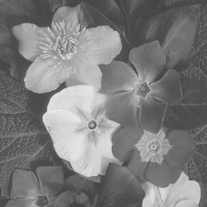
#> input picture Data/Q1/flowers.png, 207 x 207 px, shrunk from 512 x 512 before the run, found by its file name
$ jupyter execute --allow-errors IP-HW1.ipynb
#> lines starting #> are read from the running program, lines starting #| are printed output that depends on the picture
# Image Processing: Assignment #1
## Submission date: 10/11/2026, 23:59.
### Topics:
- Image Acquisition
- Image Histograms
- Point Operations

**Submitted by:**

- **Student 1 - Ron Benjano, 208980532**
- **Student 2 - Name, ID**

### Assignment Instructions

- Submissions must be completed **in pairs only**. Include both students' full names and ID numbers at the top of the notebook.

- Keep your code **clean, concise, and readable**.

- You may work in your preferred IDE, but you **must** paste your final code into the **corresponding notebook cells** and run it there.

- **Write all textual answers in red** (e.g., using `<span style="color:red">your answer here</span>`).

- All figures, printed results, and other outputs must remain visible in the notebook. **Run all cells** before submitting, and **do not clear the outputs**.

- Use **relative file paths only**. Do not include absolute paths specific to your local machine.

**Important:** The use of ChatGPT and other AI tools is permitted. However, your solutions must rely **only on methods and concepts covered in the course**, and you must **fully understand and be able to explain every part of your submission**. You are responsible for the correctness and originality of your work. Plagiarism or violations of this policy may result in **a grade of zero and disciplinary action**.

Run the setup cell below before starting the assignment.
It will import all required libraries, load the dataset, and define helper functions used in later cells.

[cell 1]
# -- Setup --

# Importing Libraries
import os, re
import numpy as np
import cv2 as cv
import matplotlib.pyplot as plt
import matplotlib.patches as patches
from pathlib import Path
import math, zipfile

try:
    from google.colab import files
except ImportError:
    files = None  # For running the notebook locally

plt.rcParams['figure.figsize'] = (6, 4)
plt.rcParams['image.cmap'] = 'gray'


def _ensure_data_root():
    """Locate Data/ or extract Data.zip (supports Colab and local notebooks)."""
    for folder in ("/content/Data", "./Data"):
        if os.path.isdir(folder):
            return os.path.abspath(folder)

    for archive, location in (("/content/Data.zip", "/content"),
                              ("./Data.zip", ".")):
        if os.path.isfile(archive):
            with zipfile.ZipFile(archive, 'r') as z:
                z.extractall(location)
            folder = os.path.join(location, 'Data')
            if os.path.isdir(folder):
                return os.path.abspath(folder)

    if files is not None:
        print("Please upload Data.zip")
        uploaded = files.upload()
        assert 'Data.zip' in uploaded, "Please upload a file named Data.zip"
        return _ensure_data_root()

    raise FileNotFoundError("Place the supplied Data.zip next to this notebook and rerun.")


DATA_ROOT = _ensure_data_root()
data_root_q1 = os.path.join(DATA_ROOT, "Q1")
data_root_q2 = os.path.join(DATA_ROOT, "Q2")

# --- Helper functions ---

def imread_gray(path):
    """Read an image as uint8 grayscale, raise an error if missing."""
#> called with path = '/content/Data/Q1/flowers.png'
    img = cv.imread(str(path), cv.IMREAD_GRAYSCALE)
#> img is the input picture: shape (207, 207); min 64, max 235, mean 124.4
    if img is None:
        raise FileNotFoundError(f"Could not read image: {path}")
    return img


# [6 lines left out: function show_side_by_side, not called in this run]


images_q1 = {
    'flowers': imread_gray(os.path.join(data_root_q1, 'flowers.png')),
    'xray': imread_gray(os.path.join(data_root_q1, 'Xray.png')),
    'building': imread_gray(os.path.join(data_root_q1, 'building.png')),
}
#> call 2 of imread_gray, with path = '/content/Data/Q1/Xray.png'
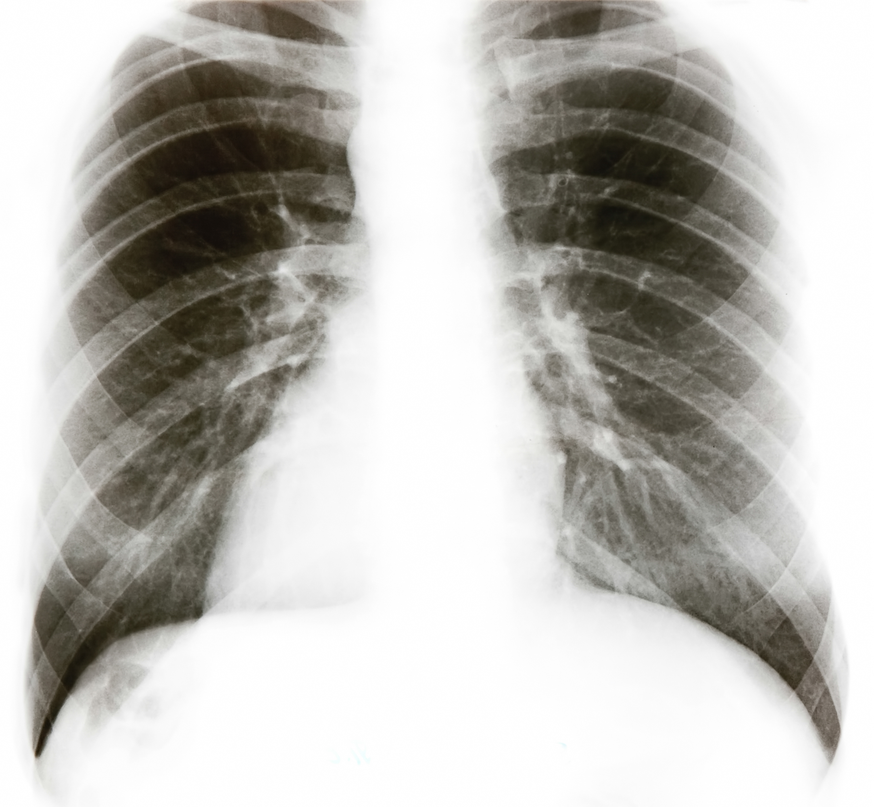
#> input picture Data/Q1/xray.png, 874 x 807 px, shrunk from 2167 x 2000 before the run, found by its file name
#> call 3 of imread_gray, with path = '/content/Data/Q1/building.png'
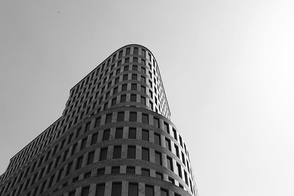
#> input picture Data/Q1/building.png, 294 x 196 px, shrunk from 728 x 485 before the run, found by its file name
#> in imread_gray, img is the input picture: shape (196, 294); min 0, max 255, mean 167.6

print("Dataset loaded successfully:", DATA_ROOT)

## Question 1 - Histograms, Contrast, and Focus (40 Points)

In this question we will explore what we can learn from an image's histogram, and how we can use histograms to change its appearance. We will start by calculating histogram statistics, continue with contrast enhancement and histogram matching, and finally examine whether histograms can help us measure image focus.

You will use the functions you implement in the first sections throughout the question.

### Histogram Statistics

As we learned in class, a histogram counts how many pixels have each gray level. By dividing these counts by the total number of pixels, we obtain the **normalized histogram**, $P(k)$, which gives the probability of observing intensity $k$.

We can use it to describe an image using a few simple statistics:

- **Mean** - the average image intensity (how bright or dark the image is overall).
- **Standard deviation** - how spread out the intensity values are.
- **Entropy** - the uncertainty or information content in the distribution of gray levels.

As we learned in class, entropy is calculated from the normalized histogram:

$$
\mathrm{Entropy}(I) = -\sum_{k:P(k)>0} P(k)\log_2 P(k)
$$

We will also calculate the **Cumulative Distribution Function (CDF)**, which adds up the histogram probabilities up to each gray level. We will need it in the next sections.

In the next cell, implement the following functions:

**`histogram(img)`** - returns an array of 256 intensity counts.

**`hist_stats(img)`** - returns the histogram, normalized CDF, mean, standard deviation, and entropy (in this order).

Calculate the statistics **from the histogram**. You may use `np.bincount` and `np.cumsum`, but not `np.mean`, `np.std`, or a built-in entropy function. Ignore bins with zero probability when calculating entropy.

[cell 2]
def histogram(img: np.ndarray) -> np.ndarray:
    """Return an array of 256 intensity counts for a uint8 grayscale image."""
    hist = np.zeros(256, dtype=np.int32)
    for i in range(img.shape[0]): #rows
        for j in range(img.shape[1]): #columns
            hist[img[i, j]] += 1
    return hist

def hist_stats(img: np.ndarray):
    """Return (hist, cdf, mean, std, entropy) computed from the histogram."""
    hist = histogram(img)
    # Compute probability histogram
    prob_hist = hist / np.sum(hist)

    cdf = np.cumsum(prob_hist)
    mean = np.sum(np.arange(256) * prob_hist)
    std = np.sqrt(np.sum((np.arange(256) - mean) ** 2 * prob_hist))
    entropy = -np.sum(prob_hist[prob_hist > 0] * np.log2(prob_hist[prob_hist > 0]))
    return hist, cdf, mean, std, entropy

Now, let's test your implementation on the three images from the dataset.

Run the next cell to display the images and their histograms, and print the mean, standard deviation, and entropy of each one. The cell will also check that the histogram contains the correct number of pixels and that the final CDF value is 1.

[cell 3]
for name, img in images_q1.items():
    hist, F, mu, sigma, H = hist_stats(img)
    assert int(hist.sum()) == img.size
    assert np.isclose(F[-1], 1.0)
    print(f"{name:9s}  mean={mu:7.2f}  std={sigma:7.2f}  entropy={H:6.3f}")
    fig, axes = plt.subplots(1, 2, figsize=(11, 3.4))
    axes[0].imshow(img, cmap='gray', vmin=0, vmax=255)
    axes[0].set_title(name); axes[0].axis('off')
    axes[1].bar(np.arange(256), hist, width=1, color='gray')
    axes[1].set(xlim=(0,255), xlabel='Intensity', ylabel='Pixel count',
                title='Intensity histogram')
    plt.tight_layout(); plt.show()
#> this loop made 3 passes
#> (name, mean in hist_stats, std in hist_stats, entropy in hist_stats, mu, sigma, H) on passes 1 to 3: ('flowers', 124.4, 45.44, 7.03, 124.4, 45.44, 7.03), ('xray', 189.1, 74.86, 6.58, 189.1, 74.86, 6.58), ('building', 167.6, 77.08, 7.34, 167.6, 77.08, 7.34)
#> (printed output is left out)
#> pass 1, `plt.tight_layout()`:
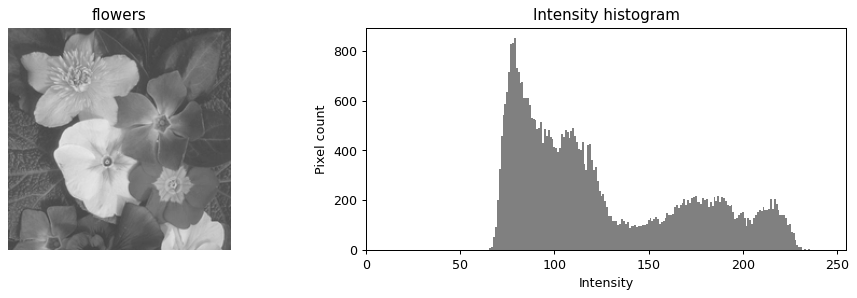
#> figure drawn by matplotlib, 2 panels; panel 2: tallest bar 850 high, from x = 78.5 to 79.5

<font color='red'><b>Answer the following questions:</b>

1. Which image has the highest entropy? Does this necessarily mean it has the best visual quality? Explain using the images and their histograms.

2. If we shuffle the pixels of an image to different locations, would its mean, standard deviation, or entropy change? Would the histogram still look the same? What does this tell us about histograms?

</font>

<span style="color:red">
ANSWERS

1. The building image has the highest entropy.

   No, histogram entropy specifies the uncertainty in the image's pixel values.

   The X-ray image has the lowest entropy, as most of its pixels are white, which reduces the uncertainty in the pixel values.

   However, the building and flower images have similar histogram entropies, as their histograms are more evenly distributed, making the pixel values less predictable.

2. Histograms are spatially ignorant, meaning shuffling the pixels doesn't affect the histogram, as the count of each pixel value remains the same.

   The mean, standard deviation, and entropy will remain the same, as we calculate them from the histogram.

</span>

### Histogram Shaping

In this section, we will use the histogram to improve image contrast. If most pixel values occupy a small part of the intensity range, we can stretch them to use more of the available gray levels.

Instead of using the minimum and maximum intensities, we will use **percentiles** to avoid letting a few very dark or bright pixels control the entire mapping.

In the next cell, implement `percentile_stretch`:

- Use the CDF to find the intensity levels corresponding to the given lower and upper percentiles.
- Build a **lookup table (LUT)** that maps the lower level to 0 and the upper level to 255, with a linear mapping between them. Values outside the range should be clipped.
- Apply the LUT to the image and return the transformed image, the LUT, and the two chosen intensity levels.

Use `np.rint` to round the values. If the two levels are equal, leave the image unchanged and return the identity LUT. Do not use a built-in contrast stretching function.

[cell 4]
def percentile_stretch(img: np.ndarray, low_pct: float = 5, high_pct: float = 95):
    """Return (stretched_image, uint8_LUT, (low_level, high_level))."""
    if not (0 <= low_pct < high_pct <= 100):
        raise ValueError("Require 0 <= low_pct < high_pct <= 100")

    # TODO: use the CDF you already implemented to select the two levels
    _, cdf, _, _, _ = hist_stats(img)
    low_level = np.searchsorted(cdf, low_pct / 100)
    high_level = np.searchsorted(cdf, high_pct / 100)

    if low_level == high_level:
        return img.copy(), np.arange(256, dtype=np.uint8), (low_level, high_level)

    # TODO: construct and apply a 256-entry monotone LUT
    lut = np.zeros(256, dtype=np.uint8)
    values = np.linspace(0, 255, high_level - low_level + 1)
    lut[low_level:high_level + 1] = np.rint(values).astype(np.uint8)
    lut[high_level + 1:] = 255 #clip everything above high_level to 255
    stretched_image = lut[img]

    return stretched_image, lut, (low_level, high_level)

Now, let's put your implementation to the test.

Apply your function to the **flowers** and **xray** images using percentile ranges `(2, 98)` and `(10, 90)`. The next cell will display the results, their histograms, and the mapping functions. It will also print the entropy before and after each transformation.

[cell 5]
for name in ('flowers', 'xray'):
    img = images_q1[name]
    out_2, lut_2, levels_2 = percentile_stretch(img, 2, 98)
    out_10, lut_10, levels_10 = percentile_stretch(img, 10, 90)

    print(f"{name}: 2–98 levels={levels_2}; 10–90 levels={levels_10}")
    entropy_original = hist_stats(img)[-1]
    entropy_2 = hist_stats(out_2)[-1]
    entropy_10 = hist_stats(out_10)[-1]
    print(f"Entropy — Original: {entropy_original:.3f}, "
          f"2–98: {entropy_2:.3f}, 10–90: {entropy_10:.3f}")
    fig, axes = plt.subplots(1, 3, figsize=(12, 3))
    for ax, (title, arr) in zip(axes, [
        ('Original', img), ('2–98 stretch', out_2), ('10–90 stretch', out_10)]):
        ax.imshow(arr, cmap='gray', vmin=0, vmax=255)
        ax.set_title(title); ax.axis('off')
    plt.tight_layout(); plt.show()

    fig, axes = plt.subplots(1, 2, figsize=(11, 3))
    axes[0].plot(np.arange(256), lut_2, label='2–98')
    axes[0].plot(np.arange(256), lut_10, label='10–90')
    axes[0].set(xlabel='Input intensity', ylabel='Output intensity', title='Mapping LUTs')
    axes[0].legend()
    axes[1].hist(out_2.ravel(), bins=256, range=(0,256), alpha=.6, label='2–98')
    axes[1].hist(out_10.ravel(), bins=256, range=(0,256), alpha=.5, label='10–90')
    axes[1].set(xlabel='Output intensity', ylabel='Pixel count', title='Output histograms')
    axes[1].legend()
    plt.tight_layout(); plt.show()
#> this loop made 2 passes
#> (levels_2, entropy_original, entropy_2) on passes 1 to 2: ((72, 220), 7.03, 6.89), ((31, 255), 6.58, 6.49)
#> (printed output is left out)
#> pass 1, in percentile_stretch, `stretched_image = lut[img]`:
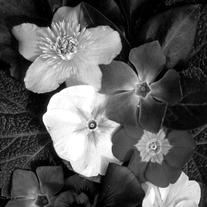
#> stretched_image: shape (207, 207); min 0, max 255, mean 90.2
#> pass 1, in percentile_stretch (call 2), `stretched_image = lut[img]`:
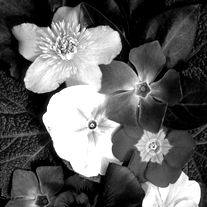
#> stretched_image: shape (207, 207); min 0, max 255, mean 97.4
#> pass 1, `plt.tight_layout()`:
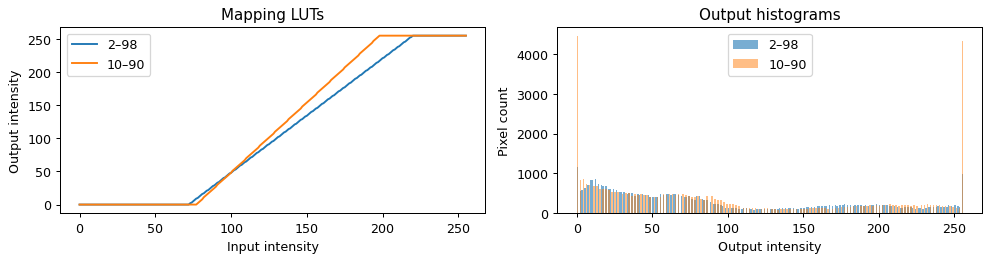
#> figure drawn by matplotlib, 2 panels; panel 1: curve peaks at x = 220, y = 255; panel 1: curve peaks at x = 198, y = 255; panel 2: tallest bar 1152 high, from x = 0 to 1; panel 2: tallest bar 4456 high, from x = 0 to 1
#> pass 2, in percentile_stretch (call 4), `stretched_image = lut[img]`:
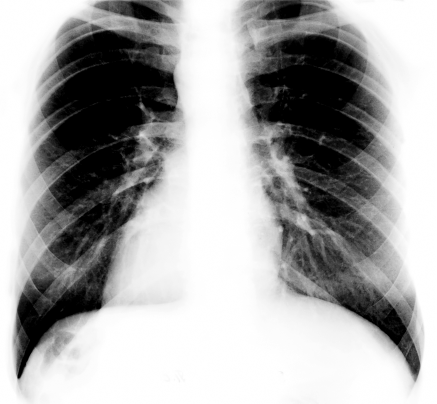
#> stretched_image: shape (807, 874) (shown at 1/2 size); min 0, max 255, mean 168.2

<font color='red'><b>Answer the following questions:</b>

1. Which percentile range produced a better-looking image? Explain using the images and the mapping functions. Was any detail lost?

2. How did the entropy change after contrast stretching? Does a higher entropy always mean a better-looking image?

</font>

<span style="color:red">
<u>ANSWERS</u>

1. Better-looking is subjective. In our opinion, (2,98) produced a better-looking image.

   Pixel values were clipped in the (10,90) range, as everything below 10% was mapped to 0 (white), and everything above 90% was mapped to 255 (black). Some of the ribs and details of the white flower disappeared.

2. The entropy decreased.
   Clipping causes more pixels to share the same bins (0 and 255), reducing uncertainty. Better-looking is subjective, and in our opinion, the answer is no.

</span>

### Histogram Mapping - The Two-Pointer Algorithm

So far, we have chosen the mapping ourselves. Now suppose we want the histogram of one image (the **source**) to resemble the histogram of another image (the **reference**). This is called **Histogram Matching**.

We can do this using the two images' CDFs, $F_s$ and $F_r$. For each source intensity $k$, we find the **first** reference intensity $j$ whose cumulative probability is at least as large:

$$
F_r(j) \geq F_s(k).
$$

As we saw in the tutorial, we can build this mapping with a **two-pointer algorithm**. One pointer moves through the source intensities, while the other moves forward through the reference intensities until the required CDF value is reached. **Neither pointer moves backward.**

In the next cell, implement:

**`two_pointer_lut(source_cdf, reference_cdf)`** - construct the 256-entry lookup table using the two-pointer algorithm.

**`histogram_match(source, reference)`** - calculate both CDFs, construct the LUT, and apply it to the source image.

**Important:** Implement the two-pointer algorithm yourself. Do not use `np.searchsorted`, `np.interp`, a histogram-matching library, or repeated searches from the beginning. All pixels with the same original intensity must be mapped to the same output intensity.

[cell 6]
def two_pointer_lut(source_cdf: np.ndarray,
                    reference_cdf: np.ndarray) -> np.ndarray:
    """Return a monotone uint8 LUT of length 256 using TWO advancing pointers."""
    # TODO: walk through both CDFs without restarting the reference pointer
    source_pointer, dest_pointer = 0, 0
    lut = np.zeros(256, dtype=np.uint8)

    while (source_pointer < 256):
        if (dest_pointer >= 255 or source_cdf[source_pointer] <= reference_cdf[dest_pointer]):
            lut[source_pointer] = dest_pointer
            source_pointer += 1
        else:
            dest_pointer += 1

    return lut


def histogram_match(source: np.ndarray, reference: np.ndarray):
    """Return (mapped_image, LUT) using hist_stats and two_pointer_lut."""
    # TODO: compute the source/reference CDFs, then apply your LUT
    _, source_cdf, _, _, _ = hist_stats(source)
    _, reference_cdf, _, _, _ = hist_stats(reference)
    lut = two_pointer_lut(source_cdf,reference_cdf)
    mapped_image = lut[source]
    return (mapped_image,lut)

Let's start with a simple example before moving to real images.

Suppose the source has counts `[1, 1, 2]` and the reference has counts `[2, 1, 1]` at intensity levels `0, 1, 2` (all other counts are zero). First, predict where source intensities `0`, `1`, and `2` will be mapped. Then run the next cell to check your answer.

[cell 7]
toy_source = np.array([[0, 1, 2, 2]], dtype=np.uint8)
#> toy_source = [[0, 1, 2, 2]]
toy_reference = np.array([[0, 0, 1, 2]], dtype=np.uint8)
#> toy_reference = [[0, 0, 1, 2]]
toy_mapped, toy_lut = histogram_match(toy_source, toy_reference)
#> in histogram_match, `_, source_cdf, _, _, _ = hist_stats(source)`: source_cdf = 256 values from 0.25 to 1
#> in histogram_match, `_, reference_cdf, _, _, _ = hist_stats(reference)`: reference_cdf = 256 values from 0.5 to 1
#> in two_pointer_lut, `lut = np.zeros(256, dtype=np.uint8)`: lut = 256 values from 0 to 0
#> after the loop in two_pointer_lut, `while (source_pointer < 256):`: dest_pointer = 2; lut = 256 values from 0 to 2; source_pointer = 256
#> in histogram_match, `lut = two_pointer_lut(source_cdf,reference_cdf)`: lut = 256 values from 0 to 2
#> in histogram_match, `mapped_image = lut[source]`: mapped_image = [[0, 0, 2, 2]]
#> toy_mapped = [[0, 0, 2, 2]]; toy_lut = 256 values from 0 to 2
print("Mapping [0, 1, 2] ->", toy_lut[:3].tolist())
#| Mapping [0, 1, 2] -> [0, 0, 2]
print("Mapped pixels:", toy_mapped.ravel().tolist())
#| Mapped pixels: [0, 0, 2, 2]
assert toy_lut[:3].tolist() == [0, 0, 2]
assert np.all(np.diff(toy_lut.astype(np.int16)) >= 0)

Now, apply Histogram Matching to two images from the dataset: use **flowers** as the source and **building** as the reference.

Run the following cell to compare the source, reference, and transformed images, together with their histograms and your mapping function.

[cell 8]
source = images_q1['flowers']
reference = images_q1['building']
mapped, match_lut = histogram_match(source, reference)
#> in histogram_match (call 2), `_, source_cdf, _, _, _ = hist_stats(source)`: source_cdf = 256 values from 0 to 1
#> in histogram_match (call 2), `_, reference_cdf, _, _, _ = hist_stats(reference)`: reference_cdf = 256 values from 0.000278 to 1
#> in histogram_match (call 2), `lut = two_pointer_lut(source_cdf,reference_cdf)`: lut = 256 values from 0 to 255
#> in histogram_match (call 2), `mapped_image = lut[source]`:
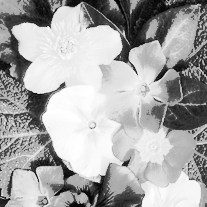
#> mapped_image: shape (207, 207); min 0, max 255, mean 169
#> match_lut = 256 values from 0 to 255

fig, axes = plt.subplots(1, 3, figsize=(12, 3))
for ax, (name, img) in zip(axes, [
    ('Source: flowers', source), ('Reference: building', reference),
    ('Mapped source', mapped)]):
    ax.imshow(img, cmap='gray', vmin=0, vmax=255)
    ax.set_title(name); ax.axis('off')
#> this loop made 3 passes
#> name on passes 1 to 3: 'Source: flowers', 'Reference: building', 'Mapped source'
plt.tight_layout(); plt.show()

fig, axes = plt.subplots(1, 2, figsize=(11, 3.2))
for name, img in [('Source', source), ('Reference', reference), ('Mapped', mapped)]:
    axes[0].plot(np.arange(256), histogram(img) / img.size, alpha=.8, label=name)
#> this loop made 3 passes
axes[0].set(xlabel='Intensity', ylabel='Fraction of pixels', title='Normalized histograms')
axes[0].legend()
axes[1].plot(np.arange(256), match_lut)
axes[1].set(xlabel='Source intensity', ylabel='Reference intensity', title='Two-pointer LUT')
plt.tight_layout(); plt.show()
#> after `plt.tight_layout()`:
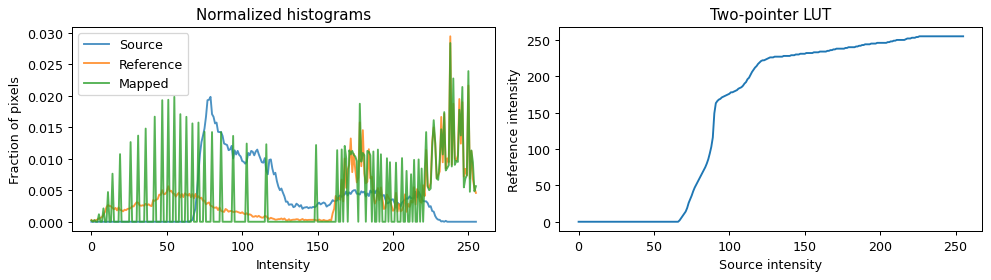
#> figure drawn by matplotlib, 2 panels; panel 1: curve peaks at x = 79, y = 0.0198; panel 1: curve peaks at x = 238, y = 0.0294; panel 1: curve peaks at x = 238, y = 0.0284; panel 2: curve peaks at x = 226, y = 255

Now, let's compare this with matching to a <b>uniform histogram</b>. A uniform histogram assigns the same probability, $1/256$, to every gray level. This time, we do not need a reference image: we can construct the target CDF directly.

Use your `two_pointer_lut` function to match the <b>flowers</b> image to the uniform target. Display the resulting image and compare its histogram with the image matched to <b>building</b>.

[cell 9]
# A uniform histogram has probability 1/256 for each gray level.
uniform_cdf = np.cumsum(np.ones(256) / 256)
#> uniform_cdf = 256 values from 0.00391 to 1
source_cdf = hist_stats(source)[1]
#> source_cdf = 256 values from 0 to 1

# TODO: use two_pointer_lut to construct a LUT for the uniform target
lut = two_pointer_lut(source_cdf, uniform_cdf)
#> lut = 256 values from 0 to 255
# TODO: apply this LUT to the flowers image and store it as uniform_mapped
uniform_mapped = lut[source]
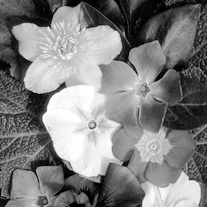
#> uniform_mapped: shape (207, 207); min 0, max 255, mean 128.7

fig, axes = plt.subplots(1, 3, figsize=(12, 3))
for ax, (name, img) in zip(axes, [
    ('Original: flowers', source),
    ('Matched to building', mapped),
    ('Matched to uniform', uniform_mapped)]):
    ax.imshow(img, cmap='gray', vmin=0, vmax=255)
    ax.set_title(name); ax.axis('off')
#> this loop made 3 passes
plt.tight_layout(); plt.show()
#> (the rest of the program and of its run is left out)
